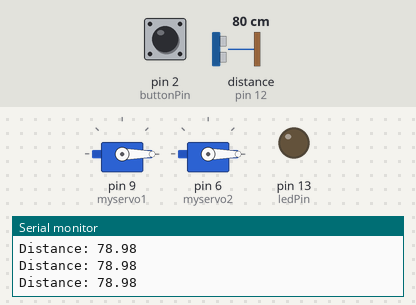
Bench run of a sketch on a simulated Arduino Uno, built with avr-gcc and run on an emulated ATmega328P. Parts: 2 × servo, output pins drawn as LEDs (lit = HIGH), the last lines printed to the serial monitor. Wiring (inferred from the names in the program): ultrasonic range finder: trigger pin 11; echo pin 12. The test bench sets the inputs (shaded band); at power-on: distance to the obstacle (sensor on pin 12) 80 cm, pin 2 (buttonPin) LOW. The echo pulse lasts 58.3 µs per cm; pins used as bus, display or sensor lines are not drawn.

Above: at 1.2 s.
1.3 s: distance to the obstacle (sensor on pin 12) set to 8 cm
4.3 s: distance to the obstacle (sensor on pin 12) set to 5 cm
At 7.1 s:
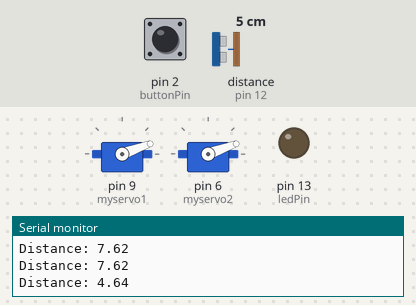
7.3 s: pin 2 (buttonPin) pulled HIGH for 0.15 s
At 11.7 s:
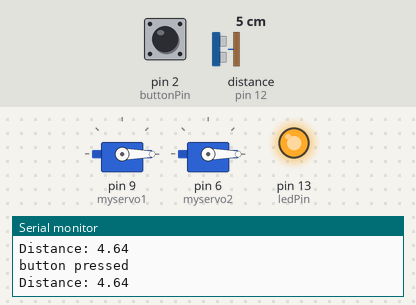
At 13.6 s:
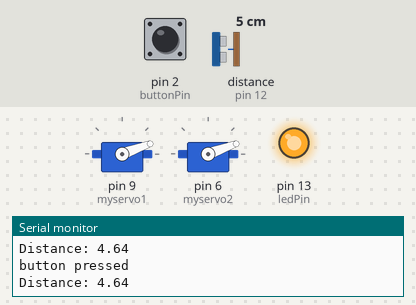
Timing chart, 0 to 19.4 s (numbered marks = the images above; inputs shaded):
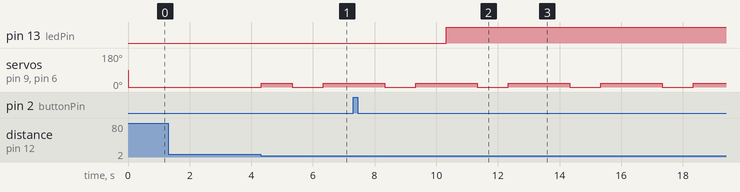

Measured:
- the behaviour switches between 7 and 6 cm on distance to the obstacle (sensor on pin 12) (found by bisection; images 0 and 1)
- after the input at 4.3 s, servo on pin 9 (myservo1), servo on pin 6 (myservo2): 0° → 20° at once, → 0° 1.0 s later, → 20° 1.0 s later
- after the input at 7.3 s, pin 13 (ledPin): LOW → HIGH after 3.0 s

The sketch:

project2code.ino
```cpp
#include <Servo.h>

Servo myservo1;

Servo myservo2;

  // Pins.
const int trigPin = 11;
const int echoPin = 12;
const int ledPin = 13;
const int buttonPin = 2;

// Variables.
  long duration;
  float distance;
  unsigned long currentTime;
  unsigned long previousTime = 0;
  int timerLength = 2000;
  int buttonState = 0;
  int previousbuttonState = 0;

void setup() {
  myservo1.attach(9);
  myservo2.attach(6);

  // I/O.
  pinMode(trigPin, OUTPUT);
  pinMode(echoPin, INPUT);
  pinMode(ledPin, OUTPUT);
  pinMode(buttonPin, INPUT);
  Serial.begin(9600);

}

void loop() {
currentTime = micros();

buttonState = digitalRead(buttonPin);

    // Low for 2 ms.
  digitalWrite(trigPin, LOW);

  // High for 10 ms.
if (currentTime - previousTime >= 2) {
  digitalWrite(trigPin, HIGH);
}

// Ultrasonic code.
if (currentTime - previousTime >= 12) {
  digitalWrite(trigPin, LOW);
  duration = pulseIn(echoPin, HIGH);


// Distance.
  distance = duration * 0.034 / 2;

// Serial monitor.
  Serial.print("Distance: ");
  Serial.println(distance);

// Detection.
  int minimum = 6;

// If/else.
  if (distance < minimum) {
      myservo1.write(20);
      myservo2.write(20);
  delay(1000);
  myservo1.write(0);
  myservo2.write(0);
  delay(1000);
  myservo1.write(20);
  myservo2.write(20);
  delay(1000);
  } else {
    myservo1.write(0);
    myservo2.write(0);
    }
    if (buttonState != previousbuttonState){
    if (buttonState = HIGH){
      Serial.println("button pressed");
      digitalWrite(ledPin, HIGH);
    }else{
      Serial.println("button released");
      digitalWrite(ledPin, LOW);
    }
  }
  previousbuttonState = buttonState;

  // Timer reset.
  previousTime = currentTime;
}
}
```
